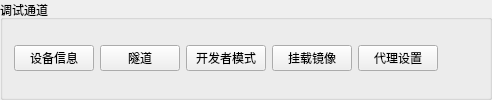
                <widget class="QGroupBox" name="iosEnvGroup">
                 <property name="title">
                  <string>调试通道</string>
                 </property>
                 <layout class="QHBoxLayout" name="iosEnvLayout">
                  <item>
                   <widget class="QPushButton" name="btnIosVersion">
                    <property name="toolTip">
                     <string>运行 ios version / ios info 读取设备基本信息</string>
                    </property>
                    <property name="text">
                     <string>设备信息</string>
                    </property>
                   </widget>
                  </item>
                  <item>
                   <widget class="QPushButton" name="btnIosTunnel">
                    <property name="toolTip">
                     <string>iOS 17+ 需要隧道：查看/启动 ios tunnel（Windows 需管理员）</string>
                    </property>
                    <property name="text">
                     <string>隧道</string>
                    </property>
                   </widget>
                  </item>
                  <item>
                   <widget class="QPushButton" name="btnIosDevMode">
                    <property name="toolTip">
                     <string>检查/开启设备开发者模式（ios devmode）</string>
                    </property>
                    <property name="text">
                     <string>开发者模式</string>
                    </property>
                   </widget>
                  </item>
                  <item>
                   <widget class="QPushButton" name="btnIosImage">
                    <property name="toolTip">
                     <string>挂载开发者镜像 ios image auto（连接后建议执行一次）</string>
                    </property>
                    <property name="text">
                     <string>挂载镜像</string>
                    </property>
                   </widget>
                  </item>
                  <item>
                   <widget class="QPushButton" name="btnIosProxy">
                    <property name="toolTip">
                     <string>设置/清除 iOS 全局 HTTP 代理，安装 SSL 证书（抓包必用）</string>
                    </property>
                    <property name="text">
                     <string>代理设置</string>
                    </property>
                   </widget>
                  </item>
                  <item>
                   <spacer name="iosEnvSpacer">
                    <property name="orientation">
                     <enum>Qt::Orientation::Horizontal</enum>
                    </property>
                    <property name="sizeHint" stdset="0">
                     <size>
                      <width>40</width>
                      <height>20</height>
                     </size>
                    </property>
                   </spacer>
                  </item>
                 </layout>
                </widget>
